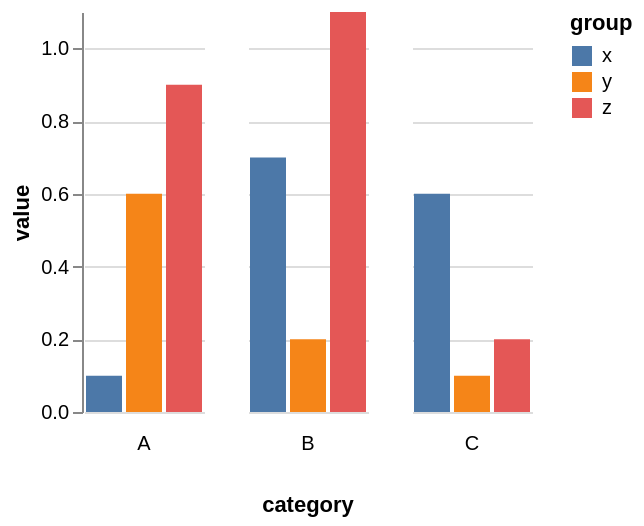

Here is the Vega-Lite specification saved for this chart:
### Vega specification from a JSON file in a GitHub repository (floating-point values rounded to 4 significant figures)
{"$schema": "https://vega.github.io/schema/vega/v5.json", "background": "white", "padding": 5, "data": [{"name": "source_0", "values": [{"category": "A", "group": "x", "value": 0.1}, {"category": "A", "group": "y", "value": 0.6}, {"category": "A", "group": "z", "value": 0.9}, {"category": "B", "group": "x", "value": 0.7}, {"category": "B", "group": "y", "value": 0.2}, {"category": "B", "group": "z", "value": 1.1}, {"category": "C", "group": "x", "value": 0.6}, {"category": "C", "group": "y", "value": 0.1}, {"category": "C", "group": "z", "value": 0.2}]}, {"name": "data_0", "source": "source_0", "transform": [{"type": "stack", "groupby": ["group", "category"], "field": "value", "sort": {"field": [], "order": []}, "as": ["value_start", "value_end"], "offset": "zero"}, {"type": "filter", "expr": "isValid(datum[\"value\"]) && isFinite(+datum[\"value\"])"}]}, {"name": "column_domain", "source": "data_0", "transform": [{"type": "aggregate", "groupby": ["category"]}]}], "signals": [{"name": "x_step", "value": 20}, {"name": "child_width", "update": "bandspace(domain('x').length, 0.1, 0.05) * x_step"}, {"name": "child_height", "value": 200}], "layout": {"padding": 20, "titleAnchor": {"column": "end"}, "offset": {"columnTitle": 10}, "columns": {"signal": "length(data('column_domain'))"}, "bounds": "full", "align": "all"}, "marks": [{"name": "column-title", "type": "group", "role": "column-title", "title": {"text": "category", "style": "guide-title", "orient": "bottom", "offset": 10}}, {"name": "row_header", "type": "group", "role": "row-header", "encode": {"update": {"height": {"signal": "child_height"}}}, "axes": [{"scale": "y", "orient": "left", "grid": false, "title": "value", "labelOverlap": true, "tickCount": {"signal": "ceil(child_height/40)"}, "zindex": 0}]}, {"name": "column_footer", "type": "group", "role": "column-footer", "from": {"data": "column_domain"}, "sort": {"field": "datum[\"category\"]", "order": "ascending"}, "title": {"text": {"signal": "isValid(parent[\"category\"]) ? parent[\"category\"] : \"\"+parent[\"category\"]"}, "style": "guide-label", "frame": "group", "orient": "bottom", "offset": 10}, "encode": {"update": {"width": {"signal": "child_width"}}}}, {"name": "cell", "type": "group", "style": "cell", "from": {"facet": {"name": "facet", "data": "data_0", "groupby": ["category"]}}, "sort": {"field": ["datum[\"category\"]"], "order": ["ascending"]}, "encode": {"update": {"width": {"signal": "child_width"}, "height": {"signal": "child_height"}}}, "marks": [{"name": "child_marks", "type": "rect", "style": ["bar"], "from": {"data": "facet"}, "encode": {"update": {"fill": {"scale": "color", "field": "group"}, "ariaRoleDescription": {"value": "bar"}, "description": {"signal": "\"group: \" + (isValid(datum[\"group\"]) ? datum[\"group\"] : \"\"+datum[\"group\"]) + \"; value: \" + (format(datum[\"value\"], \"\"))"}, "x": {"scale": "x", "field": "group"}, "width": {"scale": "x", "band": 1}, "y": {"scale": "y", "field": "value_end"}, "y2": {"scale": "y", "field": "value_start"}}}}], "axes": [{"scale": "y", "orient": "left", "gridScale": "x", "grid": true, "tickCount": {"signal": "ceil(child_height/40)"}, "domain": false, "labels": false, "aria": false, "maxExtent": 0, "minExtent": 0, "ticks": false, "zindex": 0}]}], "scales": [{"name": "x", "type": "band", "domain": {"data": "data_0", "field": "group", "sort": true}, "range": {"step": {"signal": "x_step"}}, "paddingInner": 0.1, "paddingOuter": 0.05}, {"name": "y", "type": "linear", "domain": {"data": "data_0", "fields": ["value_start", "value_end"]}, "range": [{"signal": "child_height"}, 0], "nice": true, "zero": true}, {"name": "color", "type": "ordinal", "domain": {"data": "data_0", "field": "group", "sort": true}, "range": "category"}], "legends": [{"fill": "color", "symbolType": "square", "title": "group"}], "config": {"normalizedNumberFormat": ".2%", "style": {"cell": {"stroke": "transparent"}}}}
